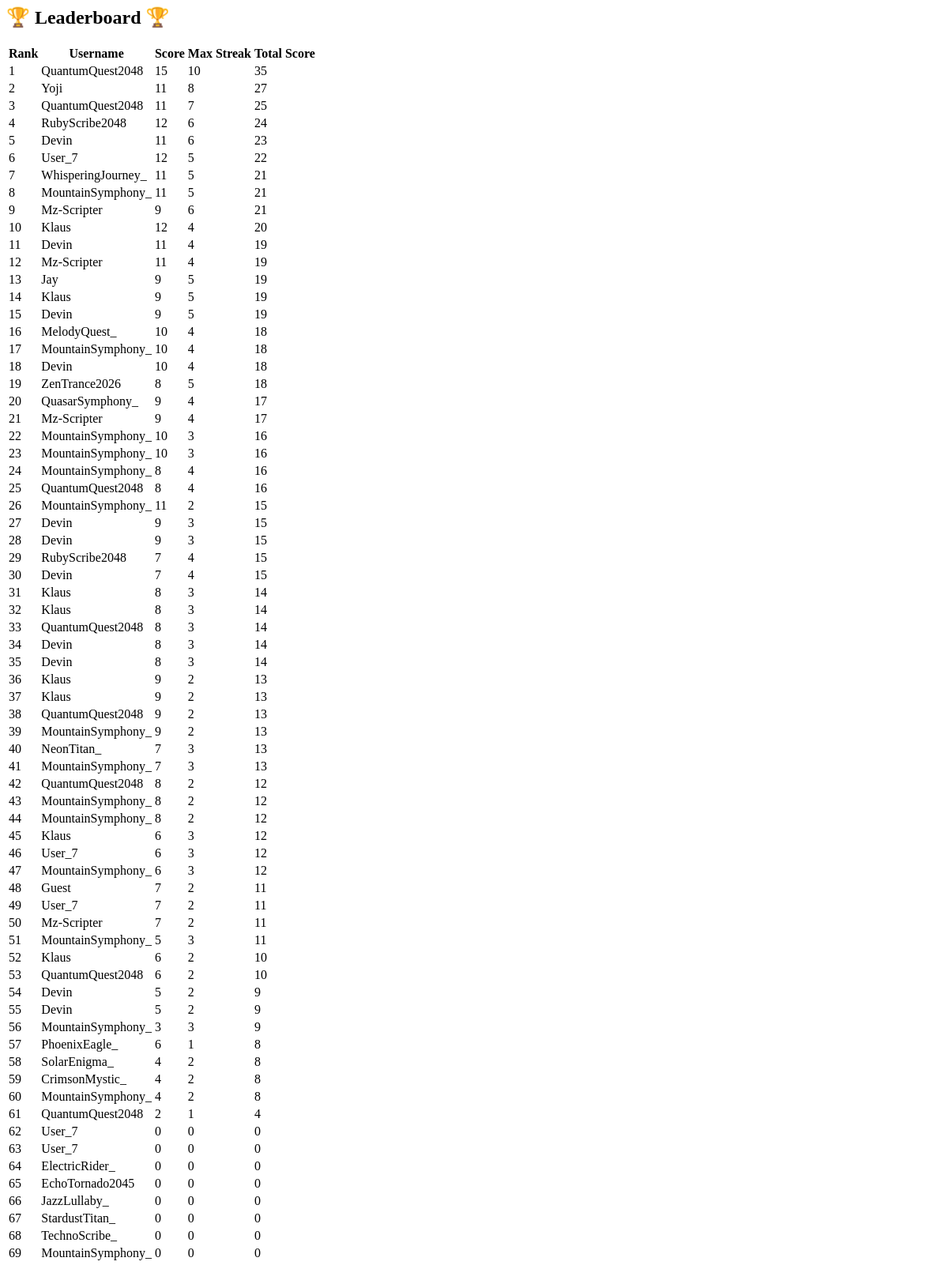
The app's page /leaderboard/, older data.
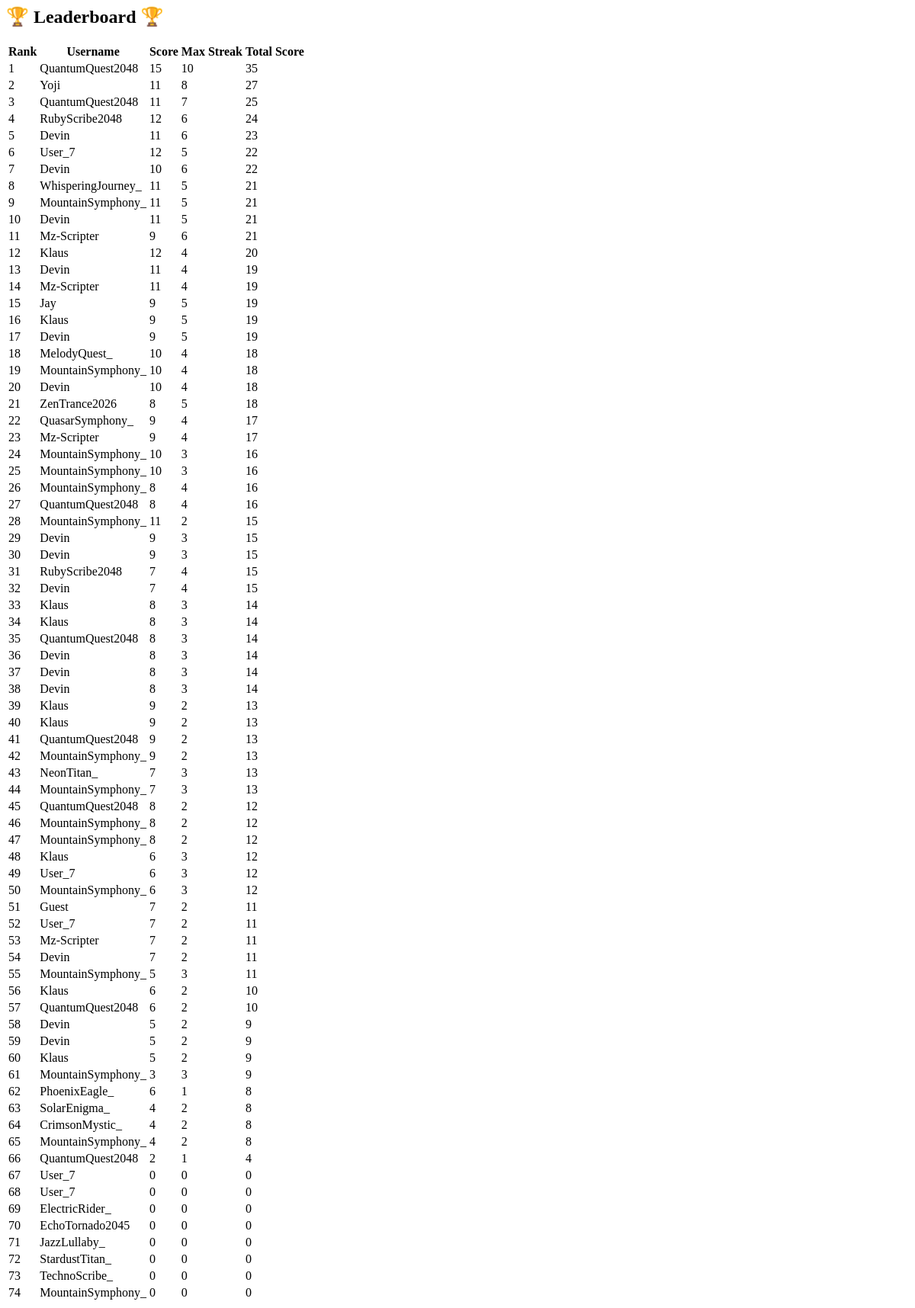
The same page, newer data.
### game/models.py (models this page shows, shortened)
class Leaderboard(models.Model):
    username = models.CharField(max_length=50)
    score = models.IntegerField(default=0)
    max_streak = models.IntegerField(default=0)
    total_score = models.IntegerField(default=0)

### game/views.py (the view)
# urls.py: path('leaderboard/', views.leaderboard_view, name='leaderboard'),
def leaderboard_view(request):
    top_players = Leaderboard.objects.order_by('-total_score', '-score', '-max_streak')
    return render(request, 'game/leaderboard.html', {"players": top_players})

### game/templates/game/leaderboard.html
<h2>🏆 Leaderboard 🏆</h2>
<table>
    <tr>
        <th>Rank</th>
        <th>Username</th>
        <th>Score</th>
        <th>Max Streak</th>
        <th>Total Score</th>
    </tr>
    {% for player in players %}
        <tr>
            <td>{{ forloop.counter }}</td>
            <td>{{ player.username }}</td>
            <td>{{ player.score }}</td>
            <td>{{ player.max_streak }}</td>
            <td>{{ player.total_score }}</td>
        </tr>
    {% endfor %}
</table>

Row changes from the older to the newer data that the page shows:
added Leaderboard: username "Devin", score "10", max_streak "6", total_score "22"
added Leaderboard: username "Devin", score "11", max_streak "5", total_score "21"
added Leaderboard: username "Devin", score "8", max_streak "3", total_score "14"
added Leaderboard: username "Devin", score "7", max_streak "2", total_score "11"
added Leaderboard: username "Klaus", score "5", max_streak "2", total_score "9"
